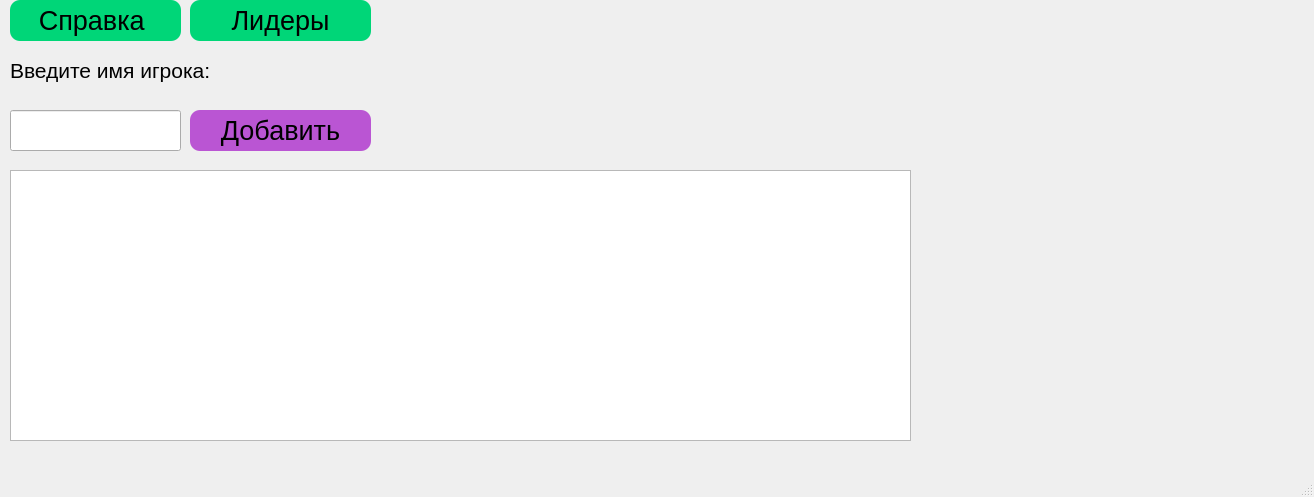
<?xml version="1.0" encoding="UTF-8"?>
<ui version="4.0">
 <class>MainWindow</class>
 <widget class="QMainWindow" name="MainWindow">
  <property name="geometry">
   <rect>
    <x>0</x>
    <y>0</y>
    <width>1314</width>
    <height>497</height>
   </rect>
  </property>
  <property name="windowTitle">
   <string>MainWindow</string>
  </property>
  <property name="styleSheet">
   <string notr="true">
background-color: rgb(255,255, 255
);

</string>
  </property>
  <widget class="QWidget" name="centralwidget">
   <widget class="QPushButton" name="pushButton_2">
    <property name="geometry">
     <rect>
      <x>10</x>
      <y>0</y>
      <width>171</width>
      <height>41</height>
     </rect>
    </property>
    <property name="styleSheet">
     <string notr="true">QPushButton {
    border-radius:  10px;
    background-color:  rgb(0, 214, 120);
    color:  rgb(0, 0, 0);
    font-size: 27px;
}
QPushButton:pressed {
    background-color:  rgb(255, 202, 118);
}</string>
    </property>
    <property name="text">
     <string>Справка </string>
    </property>
   </widget>
   <widget class="QLabel" name="label">
    <property name="geometry">
     <rect>
      <x>10</x>
      <y>50</y>
      <width>291</width>
      <height>41</height>
     </rect>
    </property>
    <property name="styleSheet">
     <string notr="true">QLabel{
color: black;}</string>
    </property>
    <property name="text">
     <string>&lt;html&gt;&lt;head/&gt;&lt;body&gt;&lt;p&gt;&lt;span style=&quot; font-size:16pt;&quot;&gt;Введите имя игрока:&lt;/span&gt;&lt;/p&gt;&lt;/body&gt;&lt;/html&gt;</string>
    </property>
   </widget>
   <widget class="QPushButton" name="pushButton_3">
    <property name="geometry">
     <rect>
      <x>190</x>
      <y>110</y>
      <width>181</width>
      <height>41</height>
     </rect>
    </property>
    <property name="styleSheet">
     <string notr="true">QPushButton {
    border-radius:  10px;
    background-color:  rgb(186,85,211);
    color:  rgb(0, 0, 0);
    font-size:  27px;
}
QPushButton:pressed {
    background-color:  rgb(255, 202, 118);
}</string>
    </property>
    <property name="text">
     <string>Добавить</string>
    </property>
   </widget>
   <widget class="QGraphicsView" name="graphicsView">
    <property name="geometry">
     <rect>
      <x>10</x>
      <y>170</y>
      <width>901</width>
      <height>271</height>
     </rect>
    </property>
   </widget>
   <widget class="QPushButton" name="pushButton_5">
    <property name="geometry">
     <rect>
      <x>190</x>
      <y>0</y>
      <width>181</width>
      <height>41</height>
     </rect>
    </property>
    <property name="styleSheet">
     <string notr="true">QPushButton {
    border-radius:  10px;
    background-color:  rgb(0, 214, 120);
    color:  rgb(0, 0, 0);
    font-size:  27px;
}
QPushButton:pressed {
    background-color:  rgb(255, 202, 118);
}</string>
    </property>
    <property name="text">
     <string>Лидеры</string>
    </property>
   </widget>
   <widget class="QLineEdit" name="lineEdit">
    <property name="geometry">
     <rect>
      <x>10</x>
      <y>110</y>
      <width>171</width>
      <height>41</height>
     </rect>
    </property>
    <property name="text">
     <string/>
    </property>
   </widget>
  </widget>
  <widget class="QStatusBar" name="statusbar"/>
 </widget>
 <resources/>
 <connections/>
</ui>
